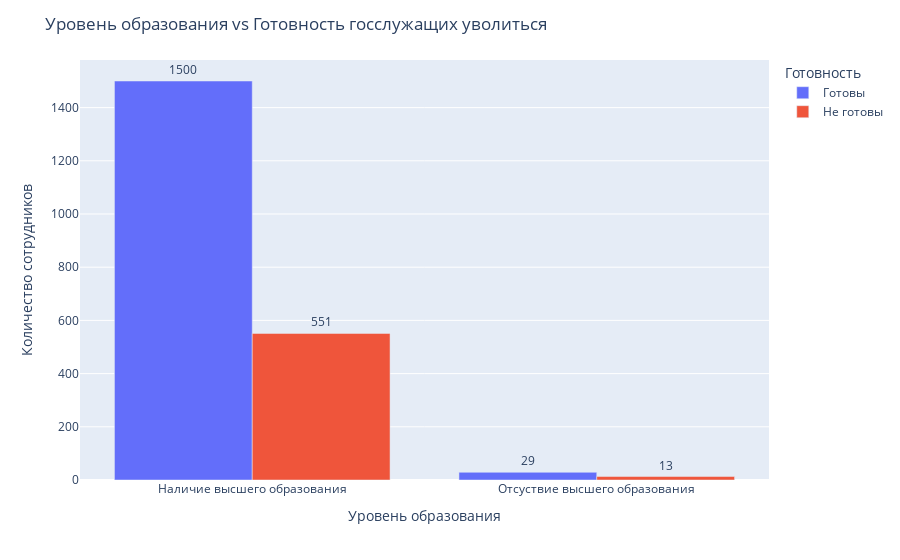

Notebook code cell kept with this figure:
### Code cell
df_ex_1_4_plot['combined_dummy_16'] = df_ex_1_4_plot['l6_recode_0.0'].astype(str) + '_' + df_ex_1_4_plot['l6_recode_1.0'].astype(str)
df_ex_1_4_plot['combined_dummy_16'] = df_ex_1_4_plot['combined_dummy_16'].replace({
    '0_1': 'Наличие высшего образования', 
    '1_0': 'Отсуствие высшего образования'
})

ct = pd.crosstab(df_ex_1_4_plot['combined_dummy_16'], df_ex_1_4_plot['m15_upd'])

ct_reset = ct.reset_index().melt(id_vars='combined_dummy_16', var_name='Target', value_name='Frequency')

fig = px.bar(
    ct_reset, 
    x='combined_dummy_16', 
    y='Frequency', 
    color='Target', 
    barmode='group',
    text='Frequency' 
)

fig.update_layout(
    title="Уровень образования vs Готовность госслужащих уволиться",
    xaxis_title="Уровень образования",
    yaxis_title="Количество сотрудников",
    legend_title="Готовность",
    font=dict(size=12)
)

fig.update_traces(textposition='outside')
fig.show()

### Figure 1 — Plotly figure (JSON) as saved in the notebook; plotly's stock layout.template omitted (floating-point values rounded to 4 significant figures)
{"data": [{"alignmentgroup": "True", "hovertemplate": "Target=Готовы<br>combined_dummy_16=%{x}<br>Frequency=%{text}<extra></extra>", "legendgroup": "Готовы", "marker": {"color": "#636efa", "pattern": {"shape": ""}}, "name": "Готовы", "offsetgroup": "Готовы", "orientation": "v", "showlegend": true, "text": [1500, 29], "textposition": "outside", "type": "bar", "x": ["Наличие высшего образования", "Отсуствие высшего образования"], "xaxis": "x", "y": [1500, 29], "yaxis": "y"}, {"alignmentgroup": "True", "hovertemplate": "Target=Не готовы<br>combined_dummy_16=%{x}<br>Frequency=%{text}<extra></extra>", "legendgroup": "Не готовы", "marker": {"color": "#EF553B", "pattern": {"shape": ""}}, "name": "Не готовы", "offsetgroup": "Не готовы", "orientation": "v", "showlegend": true, "text": [551, 13], "textposition": "outside", "type": "bar", "x": ["Наличие высшего образования", "Отсуствие высшего образования"], "xaxis": "x", "y": [551, 13], "yaxis": "y"}], "layout": {"barmode": "group", "font": {"size": 12}, "legend": {"title": {"text": "Готовность"}, "tracegroupgap": 0}, "margin": {"t": 60}, "title": {"text": "Уровень образования vs Готовность госслужащих уволиться"}, "xaxis": {"anchor": "y", "domain": [0, 1], "title": {"text": "Уровень образования"}}, "yaxis": {"anchor": "x", "domain": [0, 1], "title": {"text": "Количество сотрудников"}}}}
